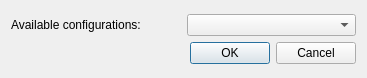
<?xml version="1.0" encoding="UTF-8"?>
<ui version="4.0">
    <class>Dialog</class>
    <widget class="QDialog" name="Dialog">
        <property name="geometry">
            <rect>
                <x>0</x>
                <y>0</y>
                <width>367</width>
                <height>78</height>
            </rect>
        </property>
        <property name="windowTitle">
            <string>Load snapshot configuration</string>
        </property>
        <layout class="QVBoxLayout" name="verticalLayout_2">
            <item>
                <layout class="QVBoxLayout" name="verticalLayout">
                    <item>
                        <layout class="QHBoxLayout" name="horizontalLayout">
                            <item>
                                <widget class="QLabel" name="label">
                                    <property name="text">
                                        <string>Available configurations:</string>
                                    </property>
                                </widget>
                            </item>
                            <item>
                                <widget class="QComboBox" name="cb_snapshot_confs"/>
                            </item>
                        </layout>
                    </item>
                    <item>
                        <widget class="QDialogButtonBox" name="buttonBox">
                            <property name="orientation">
                                <enum>Qt::Horizontal</enum>
                            </property>
                            <property name="standardButtons">
                                <set>QDialogButtonBox::Cancel|QDialogButtonBox::Ok</set>
                            </property>
                        </widget>
                    </item>
                </layout>
            </item>
        </layout>
    </widget>
    <resources/>
    <connections>
        <connection>
            <sender>buttonBox</sender>
            <signal>accepted()</signal>
            <receiver>Dialog</receiver>
            <slot>accept()</slot>
            <hints>
                <hint type="sourcelabel">
                    <x>248</x>
                    <y>254</y>
                </hint>
                <hint type="destinationlabel">
                    <x>157</x>
                    <y>274</y>
                </hint>
            </hints>
        </connection>
        <connection>
            <sender>buttonBox</sender>
            <signal>rejected()</signal>
            <receiver>Dialog</receiver>
            <slot>reject()</slot>
            <hints>
                <hint type="sourcelabel">
                    <x>316</x>
                    <y>260</y>
                </hint>
                <hint type="destinationlabel">
                    <x>286</x>
                    <y>274</y>
                </hint>
            </hints>
        </connection>
    </connections>
</ui>
